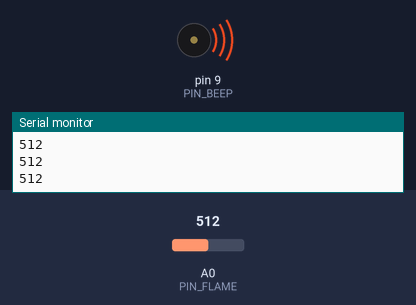
Bench run of a sketch on a simulated Arduino Uno, built with avr-gcc and run on an emulated ATmega328P. Shown: buzzer (waves = sounding, pin HIGH), the last lines printed to the serial monitor. Inputs (shaded band) come from the test bench; at power-on: A0 (PIN_FLAME) = 512.

Above: at 1.2 s.
1.3 s: A0 (PIN_FLAME) set to 0
At 2.5 s:
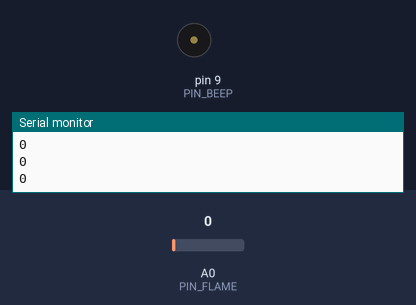
2.8 s: A0 (PIN_FLAME) set to 122
At 3.9 s:
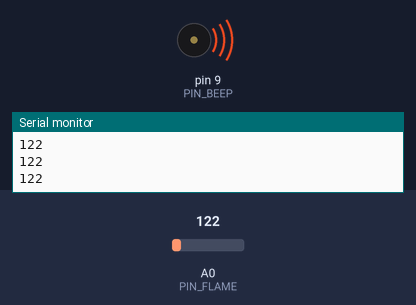
Timing chart, 0 to 5.8 s (numbered marks = the images above; inputs shaded):
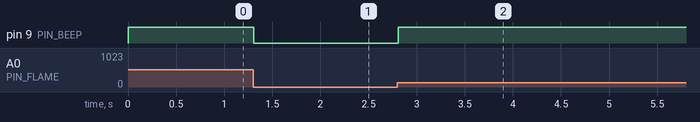

Measured:
- after the input at 1.3 s, pin 9 (PIN_BEEP): HIGH → LOW at once
- after the input at 2.8 s, pin 9 (PIN_BEEP): LOW → HIGH at once

The sketch:

flame_sensor.ino
```cpp
#define PIN_FLAME 0
#define PIN_BEEP 9

int val = 0;

void setup() {
  pinMode(PIN_BEEP, OUTPUT);
  pinMode(PIN_FLAME, INPUT);

  Serial.begin(9600);
}

void loop() {
  val = analogRead(PIN_FLAME);

  Serial.println(val);

  if (val > 0) {
    digitalWrite(PIN_BEEP, HIGH);
  } else {
    digitalWrite(PIN_BEEP, LOW);
  }
  delay(10);
}
```
